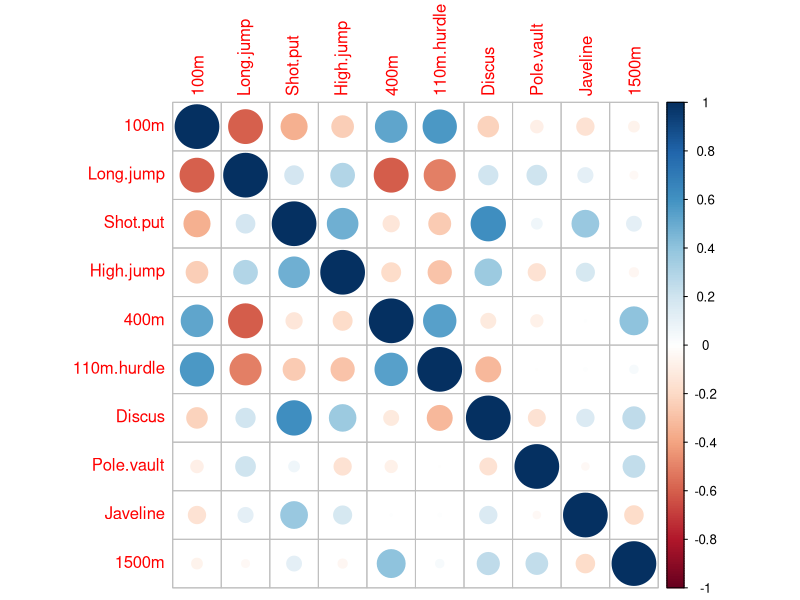
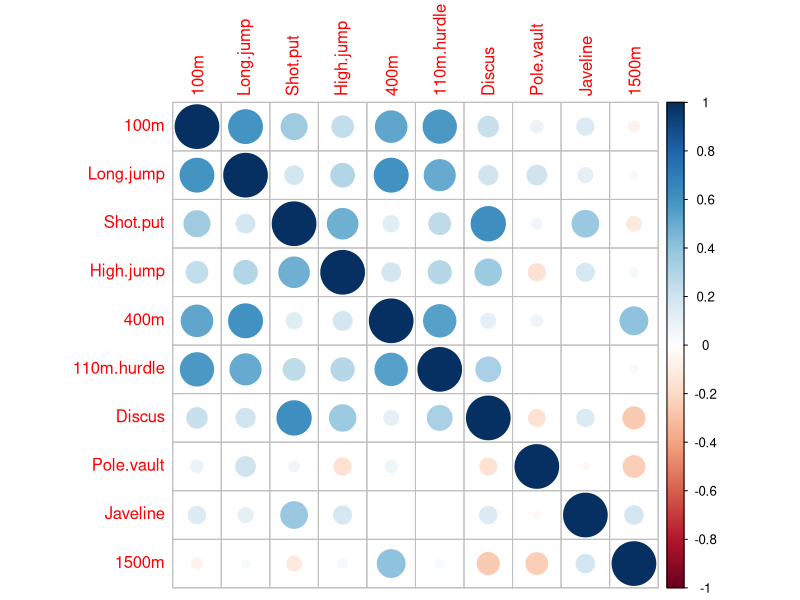
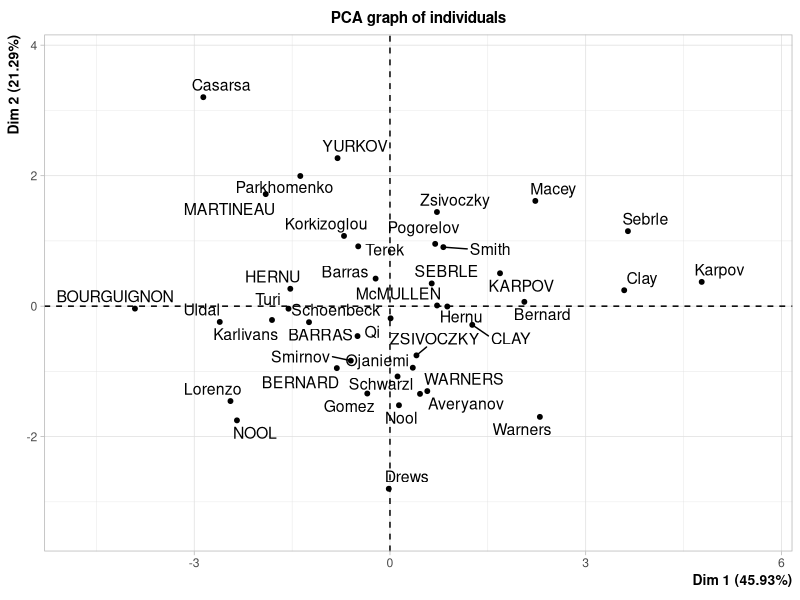
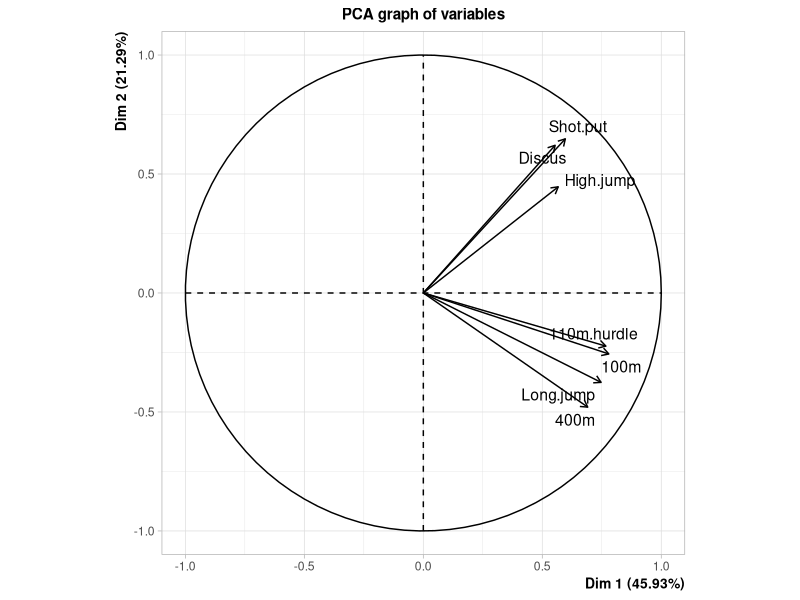
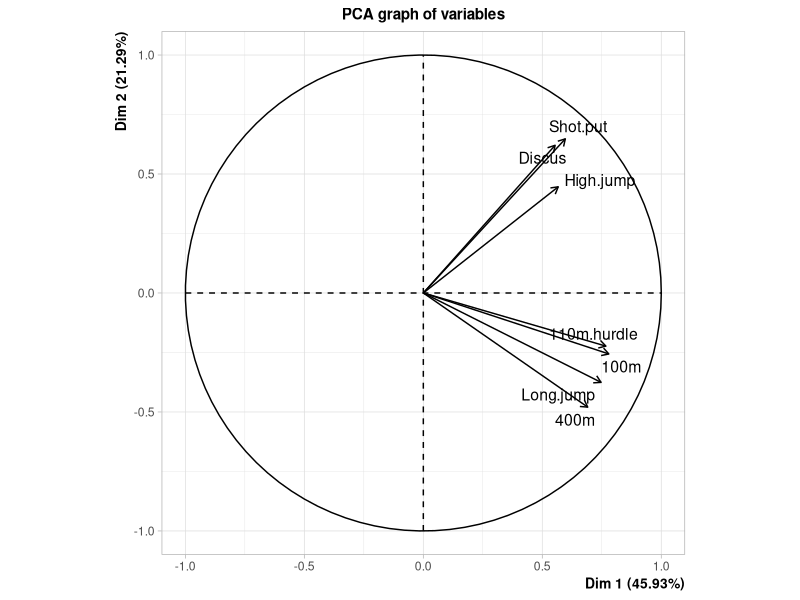

These figures' R source, in order: (Note: this script raises an error after producing the figures.)
############################# PART 4

library(lmtest)
library(car)
library(FactoMineR)
library(corrplot)
library(psych)

data(decathlon)

# 1) Define a PCA for the decathlon dataset and discuss why the model you own works well (or not) looking
# the variables chart. We recommend using FactoMineR package to do this analysis. Interpret variables and
# individuals charts to understand the relations between the different variables of interest and individuals
# scores on the dimensions

# As the variable "Competition" is not numerical, we can not use it for the PCA
# so we remove it from the dataset.
data <- decathlon[, -13]
# As we only want to use the values that are related with a discipline, and as
# point is not related with a specific discipline: we remove it.
data <- data[, -12]
# As we want to predict the variable "Rank, it would make no sense to use it in
# the prediciont model, for this reason, we elimnate it.
data <- data[, -11]

# Next we normalize and center the date of the remaining colums
normalized_data <- as.data.frame(scale(data))

# Correlation matrix check
correlation_matrix <- cor(normalized_data)
corrplot(correlation_matrix, method = "circle")

# Looking at the correlation matrix, we can see the problem. Some discipilness
# have positivly correlated while others are negativly correlate. To adress
# this, we change the directions of negative ones.
normalized_data$`100m` <- max(normalized_data$`100m`) - normalized_data$`100m`
normalized_data$`400m` <- max(normalized_data$`400m`) - normalized_data$`400m`
normalized_data$`110m.hurdle` <- max(normalized_data$`110m.hurdle`) - normalized_data$`110m.hurdle`
normalized_data$`1500m` <- max(normalized_data$`1500m`) - normalized_data$`1500m`

correlation_matrix <- cor(normalized_data)
corrplot(correlation_matrix, method = "circle")

# After the transformations all the variables follow the same direction.

# Before starting the PCA analysis we have to check that the data fullfill
# sphericity.
# We can check sphericity using Bartlett test. Bartlett uses the correlation
# matrix and the dimension of the data.
n <- nrow(normalized_data)
cortest.bartlett(correlation_matrix, n)

# As the p-value (1.15685e-10) < 0.05 we have enough evidence to reject the
# null hypothesys so the assumption of correlation between features is
# fulfilled

# Before performing the PCA we will check which Principal Components (PCs) we should
# use with KMO test. The Kaiser-Meyer-Olkin (KMO) represents the degree to which
# each observed variable is predicted by the other variables in the
# dataset and with this indicates the suitability for factor analysis.
kmo <- function(x)
{
  x <- subset(x, complete.cases(x))       # Omit missing values
  r <- cor(x)                             # Correlation matrix
  r2 <- r^2                               # Squared correlation coefficients
  i <- solve(r)                           # Inverse matrix of correlation matrix
  d <- diag(i)                            # Diagonal elements of inverse matrix
  p2 <- (-i/sqrt(outer(d, d)))^2          # Squared partial correlation coefficients
  diag(r2) <- diag(p2) <- 0               # Delete diagonal elements
  KMO <- sum(r2)/(sum(r2)+sum(p2))
  MSA <- colSums(r2)/(colSums(r2)+colSums(p2))
  return(list(KMO = KMO, MSA = MSA))
}

# KMO with normalized data
kmo(normalized_data)

# As the KMO is very low we will remove the variable with the low KMO
# in order to improve the model.
# First we remove pole.vault
normalized_data <- normalized_data[, -8]
kmo(normalized_data)

# As the KMO is still low we remove 1500m
normalized_data <- normalized_data[, -9]
kmo(normalized_data)

# As the KMO is still low we remove javeline
normalized_data <- normalized_data[, -8]
kmo(normalized_data)

# With a KMO value of 0.74 we can state that this is a reasonable model to
# perform a PCA

pca <- PCA(normalized_data)
plot(pca, choix = "var")

# Looking at the PCA we can state that:
# 1 - The variables have a strong relation with the first dimension which is
#     explaining over 51% of the variance of the data.
# 2 - It seems that the first two components are enough to explain the variance
#     of the data overall

# In order to know how many PC are significant for the
# analysis of the variance of the data.

names(eigenvalues) <- colnames(normalized_data) # OTODO: check na
print(eigenvalues)

# As we can see through the eigenvalues, only 100 meters and long jump have a
# value higher than 1, so, we can conclude that these two PCs
# are enough to explain the variance of the data.

# Moreover, we want to visually check the conclusion using the Scree Plot
par(mfrow = c(1, 2))
plot(pca$eig[, 2],
     type = "b",
     ylab = "Proportion of variance explained")
plot(pca$eig[, 3],
     type = "b",
     ylim = c(0, max(pca$eig[, 3])),
     ylab = "Cumulative Proportion of variance explained")
par(mfrow = c(1, 1))

# Moreover, we want to know in which component are the variables explained the
# most. We can see it through the cosen of the models.
pca$var$cos2

# As we can see the vast majority (6 out of 7) of the variables is more
# explained by the first PC. Except 'shot.put' and 'discus'
# which are better explained by the second dimension. This could be related
# to the fact that the disciplines are similar (both involves thrusting an
# object) and measure the score in meter.

# 2) Now we are going to continue with PC regression. We want
#    to construct a linear regression model to predict the points of each
#    athlete. To do so you must
#    First  decide  the  number  of  principal  components  to  be  included
#    in  the  regression  as  independent  variables. Justify your answer.
#    Check the assumptions of the regression model.
#    Is the prediction accurate enough?

# As in the prvious section we have concluded that the first two principal
# components (100m and Long.jumo) are enough to explain the variance of
# the data.
# We will perform the linerar model with these two PC as independent
# variables.

model <- lm(decathlon$Points ~ decathlon$`100m` + decathlon$Long.jump)
summary(model) # adjusted R square 0.6035

# Homosedasticity
bptest(model)
# Adjusted R-squared: 0.638

# Normality of residuals
plot(model, 2)
shapiro.test(model$residuals)
# In this case the p-val(0.4211)>0.05 so we have enough evidence for accepting
# the null hypothesis, the assumption of normality in the residuals is
# fulfilled.
# Both from the Q-Q plot and from shapiro we can conclude that the residuals
# are normally distributed.

# No multicolinearity
vif(model)
# The correlation between 100m and Long.jump is 1.55864, we can state that the
# assumption of not multicolinearity between the independent variables
# (100m and Long.jump) is fulfilled

# Independence of errors
# We can use DurbinWatson test to verify the independence of errors
dwtest(model)
# The test yields a DW value equal to 1.70 means which confirms the independence
# of errors

# Let's verify how good is the model.extract(

# First we verify it graphically how good the model is by using a visual
# analysis
predictions <- predict(model, decathlon)

# Create a plot
plot(decathlon$Points,
     predictions,
     xlab = "Actual Rank",
     ylab = "Predicted Rank",
     main = "Actual vs Predicted Prices")
abline(0, 1)

# Create a residuals vs fitted values plot
plot(fitted(model),
     residuals(model) / decathlon$Points * 100,
     xlab = "Fitted Values",
     ylab = "Residuals (in %)",
     main = "Residuals vs Fitted Values",
     ylim = c(-6, 6))
abline(h = 0, lty = 2)

# From the plot of Residual vs Fitted Values we can see that all the values are
# within a 6% of erro which means that the model is accurate.
